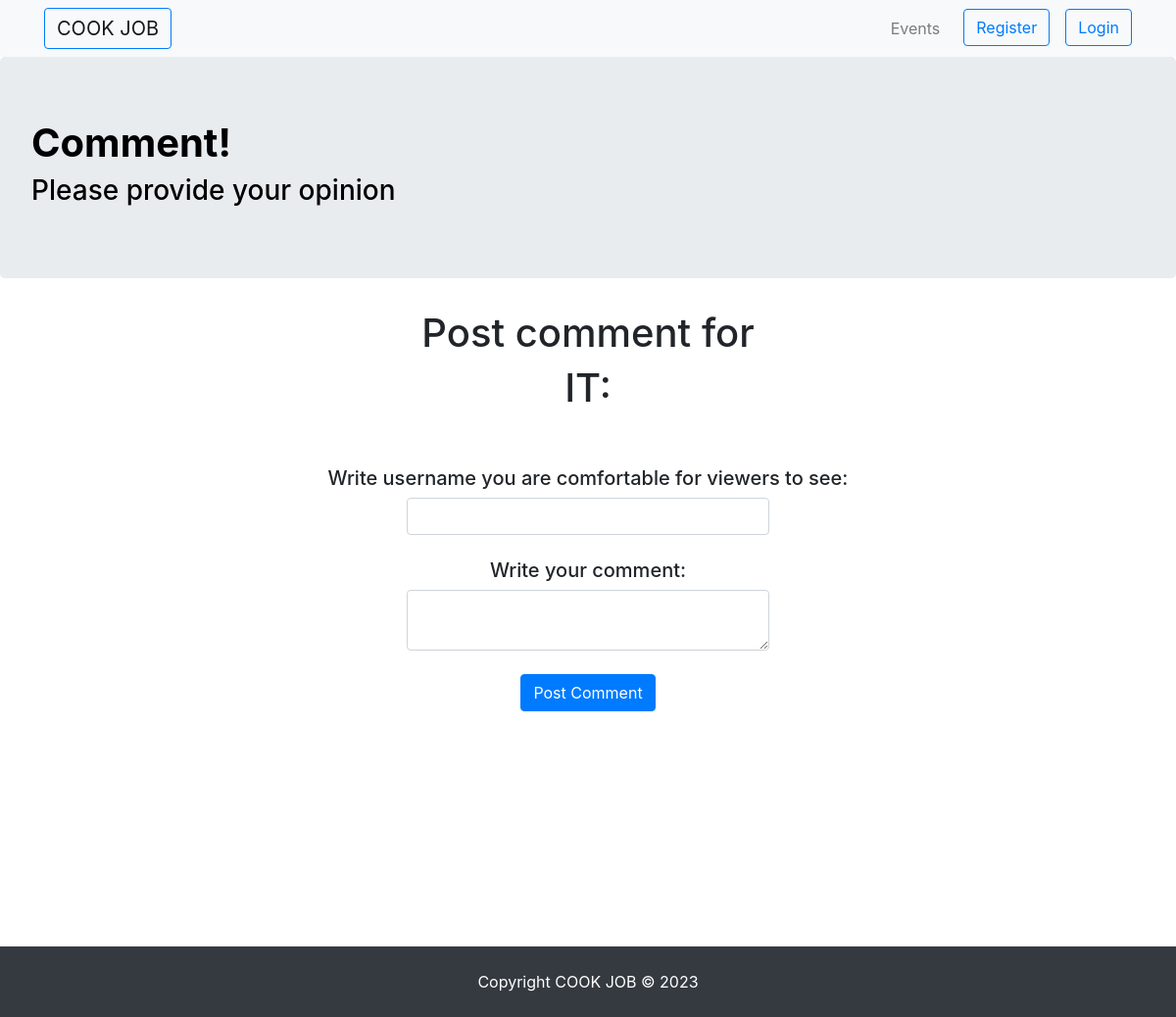
/event_details/1/comment, run on an earlier commit of the app's database.
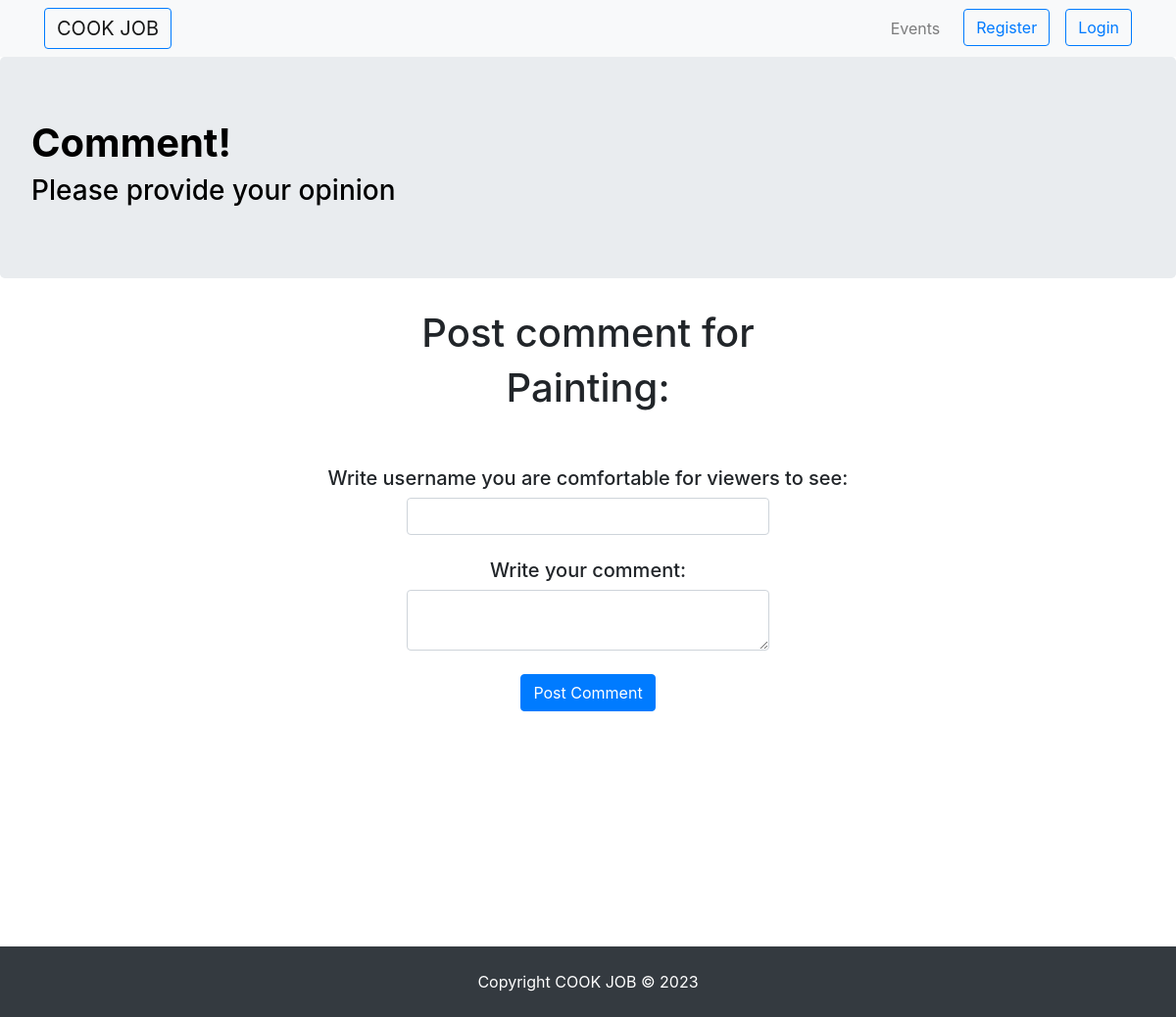
And on a later commit of the database.
### cookjob/models.py (models this page shows, shortened)
class Event(db.Model):
    __tablename__ = 'events'
    id = db.Column(db.Integer, primary_key=True)
    user_id = db.Column(db.String(100), nullable=False)
    title = db.Column(db.String(100), nullable=False)
    description = db.Column(db.Text, nullable=False)
    date = db.Column(db.DateTime, nullable=False)
    time = db.Column(db.Time, nullable=False)
    address = db.Column(db.String(100), nullable=False)
    states = db.Column(db.String(100), nullable=False)
    image = db.Column(db.String(255))
    postgraduate = db.Column(db.Integer, nullable=False)
    student = db.Column(db.Integer, nullable=False)
    concession = db.Column(db.Integer, nullable=False)
    category = db.Column(db.String(100), nullable=False)
    status = db.Column(db.String(100), nullable=False)
    comments = db.relationship('Comment', backref='event', cascade='all, delete-orphan', lazy=True)

### cookjob/__init__.py (the view, shortened to what this page needs)
    @app.route('/event_details/<event_id>/comment', methods=['GET', 'POST'])
    def comment(event_id):
        event = Event.query.get_or_404(event_id)
        userid = session.get('userid', None)
        created_at = datetime.now()
        comment_form = CommentForm()
        print("lol")
        return render_template('comment.html', userid=userid, event=event, form=comment_form)

### cookjob/forms.py
class CommentForm(FlaskForm):
    commenter_username = StringField('commenter_username', validators=[DataRequired()])
    comment_text  = TextAreaField('comment', validators=[DataRequired()])
    created_at = DateField ('created_at', validators=[DataRequired()])
    submit = SubmitField('Post Comment')

### cookjob/templates/comment.html (shortened to what this page needs)
{% extends 'base.html' %}
{% block css %}
<link rel="stylesheet" href="{{ url_for('static', filename='/event_creation_update.css') }}">
{% endblock %}
{% block content %}
<body>
    <nav class="navbar navbar-expand-lg navbar-light bg-light">
        <div class="container">
            <a class="navbar-brand mr-auto btn btn-outline-primary" href="/">COOK JOB</a>
            <ul class="navbar-nav flex-row ml-auto">
                <li class="nav-item">
                    <a class="nav-link" href="/events">Events</a>
                </li>
                {% if not userid %}
                <li class="nav-item">
                    <a class="btn btn-outline-primary ml-3" href="/register">Register</a>
                </li>
                {% endif %}
                {% if not userid %}
                <li class="nav-item">
                    <a class="btn btn-outline-primary ml-3" href="/login">Login</a>
                </li>
                {% endif %}
            </ul>
        </div>
    </nav>
    <div class="jumbotron jumbotron-with-bg-image">
        <h1><b>Comment!</b></h1>
        <h3>Please provide your opinion</h3>
    </div>
    <h1 class="center">Post comment for</h1>
    <h1 class="center">{{event.title}}:</h1>
    <form action="{{ url_for('comment', event_id=event.id) }}" method="post">
        <br>
        <br>
        <h5 class="center">Write username you are comfortable for viewers to see:</h5>
        <div class="container center col-md-4">
            {{ form.commenter_username(class="form-control center", id="comment_text") }}
        </div>
        <br>
        <h5 class="center">Write your comment:</h5>
        <div class="container center col-md-4">
            {{ form.comment_text(class="form-control center", id="comment_text") }}
        </div>
        <br>
        <p style="margin-bottom:240px; text-align: center;">{{ form.submit(class="btn btn-primary") }}</p>
    </form>
</body>
{% endblock %}

What changed in the data, as far as the page shows it:
changed Event: title "IT" → "Painting"
